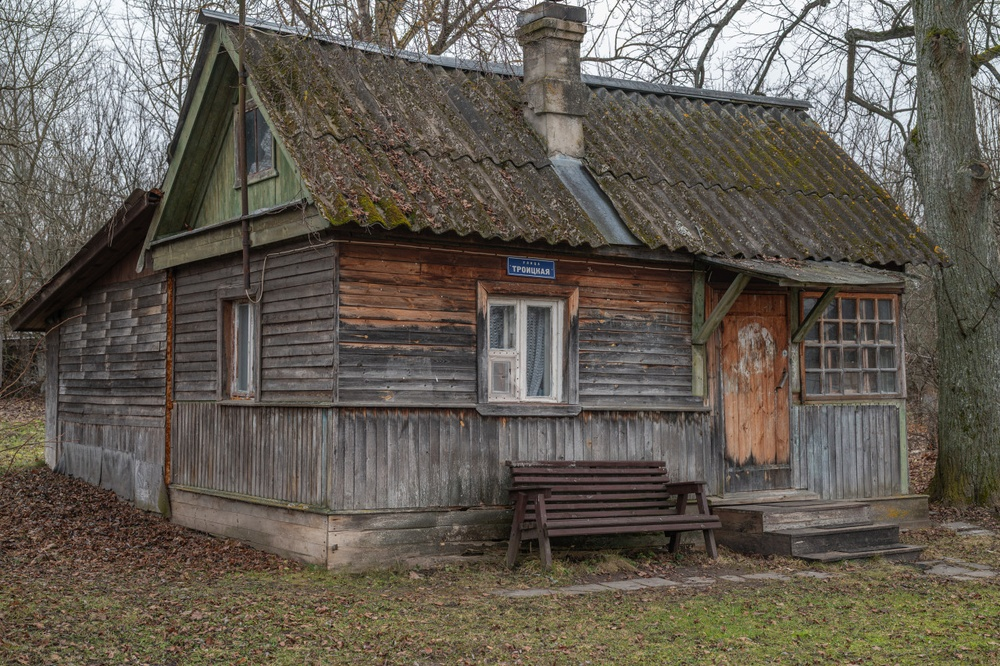
#> input picture images/image1.jpg, 1000 x 666 px, shrunk from 1280 x 852 before the run
$ python grayscale.py
#> lines starting #> are read from the running program, lines starting #| are printed output that depends on the picture
### src/main.py
from pathlib import Path
from argparse import ArgumentParser
from PIL import Image
from numpy import ndarray, uint8, zeros, float64, clip, array, zeros_like
from src.kernels import (
    blur_kernel,
    emboss_kernel,
    sharpness_kernel,
    gaussian_blur,
    gaussian_blur_5x5,
    highlighting_vertical_borders,
    highlighting_horizontal_borders,
    box_blur_5x5,
)
from src.edge_processing import reflection_method, zero_method, extend_method, wrap_method

"python -m src.main image1.png -o output2.png -k emboss"
"python -m src.main image1.png -o output1.png -e zero"
"python -m src.main image1.png -o output3.png -k gaussian_blur -c"
"python -m src.main image1.png -o output4.png -k highlighting_horizontal_borders -c"


def get_image_path_for_read(image_name: str) -> Path:
    """
    Возвращает полный путь к изображению в папке images
    """
    current_dir = Path(__file__).parent
    project_root = current_dir.parent
    image_path = project_root / "images" / image_name
    return image_path


# [83 lines left out: functions get_image_path_for_save, get_kernel, apply_convolution, apply_emboss, apply_convolution_rgb, not called in this run]


def rgb_to_grayscale(image: ndarray) -> ndarray:
    return 0.299 * image[:, :, 0] + 0.587 * image[:, :, 1] + 0.114 * image[:, :, 2]


# [52 lines left out: function main, not called in this run]


# [2 lines that do not run on import are left out]

### src/grayscale.py
from PIL import Image
from numpy import array, uint8, zeros, float64, clip
from main import get_image_path_for_save, get_image_path_for_read
import edge_processing
import kernels

image = array(Image.open(get_image_path_for_read("image1.jpg")))
#> image is the input picture: shape (666, 1000, 3); mean R, G, B 99.1, 92.4, 82.8

grayscale = 0.3 * image[:, :, 0] + 0.6 * image[:, :, 1] + 0.1 * image[:, :, 2]
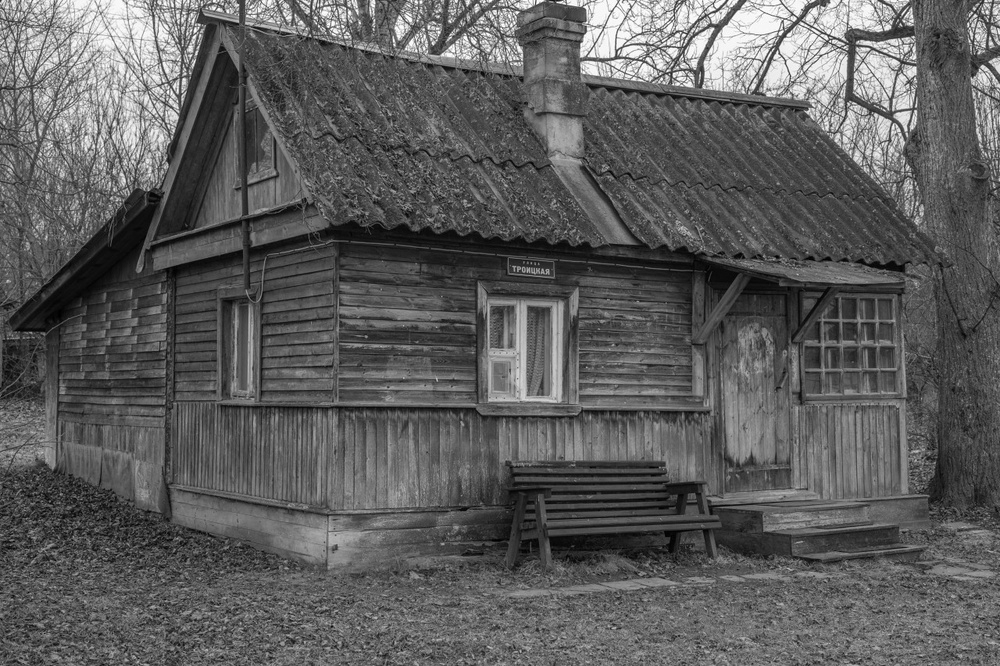
#> grayscale: shape (666, 1000) float64; min 0, max 255, mean 93.5

#> (the run stopped early here; a loop or call above may not have finished)
